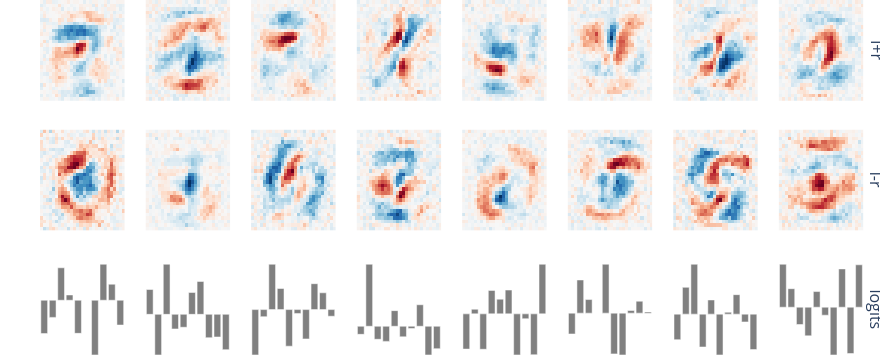

The cell this chart's notebook holds for it:
### Markdown cell above
### Visualizing neurons

Each neuron has a positive pattern ($L_r + R_r$), a negative pattern ($L_r - R_r$), and output weights ($D_r$). The `decompose` method returns these normalized and sorted by importance (the product of the factor norms).

### Code cell
plus, minus, down, sigma = sparse.decompose()
plus, minus, down, sigma = plus.cpu(), minus.cpu(), down.cpu(), sigma.cpu()

k = 8
fig = make_subplots(rows=3, cols=k, row_titles=["l+r", "l-r", "logits"], vertical_spacing=0.08)

for i in range(k):
    params = dict(showscale=False, colorscale="RdBu", zmid=0)
    fig.add_heatmap(z=plus[:, i].view(28, 28).flip(0), **params, row=1, col=i+1)
    fig.add_heatmap(z=minus[:, i].view(28, 28).flip(0), **params, row=2, col=i+1)
    fig.add_bar(y=down[:, i], marker_color=["gray"]*10, showlegend=False, row=3, col=i+1)

fig.update_xaxes(visible=False).update_yaxes(visible=False)
fig.update_layout(width=k*110, height=360, margin=dict(l=40, r=0, b=0, t=0), template="plotly_white")

### Figure 1 — Plotly figure (JSON) as saved in the notebook; plotly's stock layout.template omitted (floating-point values rounded to 4 significant figures; data arrays with more than 128 entries replaced by an {"elided": "..."} marker saying what was removed)
{"data": [{"colorscale": [[0, "rgb(103,0,31)"], [0.1, "rgb(178,24,43)"], [0.2, "rgb(214,96,77)"], [0.3, "rgb(244,165,130)"], [0.4, "rgb(253,219,199)"], [0.5, "rgb(247,247,247)"], [0.6, "rgb(209,229,240)"], [0.7, "rgb(146,197,222)"], [0.8, "rgb(67,147,195)"], [0.9, "rgb(33,102,172)"], [1, "rgb(5,48,97)"]], "showscale": false, "type": "heatmap", "xaxis": "x", "yaxis": "y", "z": {"elided": "28x28 float values"}, "zmid": 0}, {"colorscale": [[0, "rgb(103,0,31)"], [0.1, "rgb(178,24,43)"], [0.2, "rgb(214,96,77)"], [0.3, "rgb(244,165,130)"], [0.4, "rgb(253,219,199)"], [0.5, "rgb(247,247,247)"], [0.6, "rgb(209,229,240)"], [0.7, "rgb(146,197,222)"], [0.8, "rgb(67,147,195)"], [0.9, "rgb(33,102,172)"], [1, "rgb(5,48,97)"]], "showscale": false, "type": "heatmap", "xaxis": "x9", "yaxis": "y9", "z": {"elided": "28x28 float values"}, "zmid": 0}, {"marker": {"color": ["gray", "gray", "gray", "gray", "gray", "gray", "gray", "gray", "gray", "gray"]}, "showlegend": false, "type": "bar", "xaxis": "x17", "y": [-0.3567, -0.1834, 0.3469, 0.05634, -0.354, 0.0003129, -0.5851, 0.3849, 0.1715, -0.2652], "yaxis": "y17"}, {"colorscale": [[0, "rgb(103,0,31)"], [0.1, "rgb(178,24,43)"], [0.2, "rgb(214,96,77)"], [0.3, "rgb(244,165,130)"], [0.4, "rgb(253,219,199)"], [0.5, "rgb(247,247,247)"], [0.6, "rgb(209,229,240)"], [0.7, "rgb(146,197,222)"], [0.8, "rgb(67,147,195)"], [0.9, "rgb(33,102,172)"], [1, "rgb(5,48,97)"]], "showscale": false, "type": "heatmap", "xaxis": "x2", "yaxis": "y2", "z": {"elided": "28x28 float values"}, "zmid": 0}, {"colorscale": [[0, "rgb(103,0,31)"], [0.1, "rgb(178,24,43)"], [0.2, "rgb(214,96,77)"], [0.3, "rgb(244,165,130)"], [0.4, "rgb(253,219,199)"], [0.5, "rgb(247,247,247)"], [0.6, "rgb(209,229,240)"], [0.7, "rgb(146,197,222)"], [0.8, "rgb(67,147,195)"], [0.9, "rgb(33,102,172)"], [1, "rgb(5,48,97)"]], "showscale": false, "type": "heatmap", "xaxis": "x10", "yaxis": "y10", "z": {"elided": "28x28 float values"}, "zmid": 0}, {"marker": {"color": ["gray", "gray", "gray", "gray", "gray", "gray", "gray", "gray", "gray", "gray"]}, "showlegend": false, "type": "bar", "xaxis": "x18", "y": [0.2613, -0.4275, 0.5274, -0.1537, -0.136, 0.2301, 0.3465, -0.246, -0.2383, -0.3719], "yaxis": "y18"}, {"colorscale": [[0, "rgb(103,0,31)"], [0.1, "rgb(178,24,43)"], [0.2, "rgb(214,96,77)"], [0.3, "rgb(244,165,130)"], [0.4, "rgb(253,219,199)"], [0.5, "rgb(247,247,247)"], [0.6, "rgb(209,229,240)"], [0.7, "rgb(146,197,222)"], [0.8, "rgb(67,147,195)"], [0.9, "rgb(33,102,172)"], [1, "rgb(5,48,97)"]], "showscale": false, "type": "heatmap", "xaxis": "x3", "yaxis": "y3", "z": {"elided": "28x28 float values"}, "zmid": 0}, {"colorscale": [[0, "rgb(103,0,31)"], [0.1, "rgb(178,24,43)"], [0.2, "rgb(214,96,77)"], [0.3, "rgb(244,165,130)"], [0.4, "rgb(253,219,199)"], [0.5, "rgb(247,247,247)"], [0.6, "rgb(209,229,240)"], [0.7, "rgb(146,197,222)"], [0.8, "rgb(67,147,195)"], [0.9, "rgb(33,102,172)"], [1, "rgb(5,48,97)"]], "showscale": false, "type": "heatmap", "xaxis": "x11", "yaxis": "y11", "z": {"elided": "28x28 float values"}, "zmid": 0}, {"marker": {"color": ["gray", "gray", "gray", "gray", "gray", "gray", "gray", "gray", "gray", "gray"]}, "showlegend": false, "type": "bar", "xaxis": "x19", "y": [-0.5129, -0.08032, 0.5129, 0.2386, -0.4137, -0.0435, -0.3317, 0.2929, 0.1898, -0.07483], "yaxis": "y19"}, {"colorscale": [[0, "rgb(103,0,31)"], [0.1, "rgb(178,24,43)"], [0.2, "rgb(214,96,77)"], [0.3, "rgb(244,165,130)"], [0.4, "rgb(253,219,199)"], [0.5, "rgb(247,247,247)"], [0.6, "rgb(209,229,240)"], [0.7, "rgb(146,197,222)"], [0.8, "rgb(67,147,195)"], [0.9, "rgb(33,102,172)"], [1, "rgb(5,48,97)"]], "showscale": false, "type": "heatmap", "xaxis": "x4", "yaxis": "y4", "z": {"elided": "28x28 float values"}, "zmid": 0}, {"colorscale": [[0, "rgb(103,0,31)"], [0.1, "rgb(178,24,43)"], [0.2, "rgb(214,96,77)"], [0.3, "rgb(244,165,130)"], [0.4, "rgb(253,219,199)"], [0.5, "rgb(247,247,247)"], [0.6, "rgb(209,229,240)"], [0.7, "rgb(146,197,222)"], [0.8, "rgb(67,147,195)"], [0.9, "rgb(33,102,172)"], [1, "rgb(5,48,97)"]], "showscale": false, "type": "heatmap", "xaxis": "x12", "yaxis": "y12", "z": {"elided": "28x28 float values"}, "zmid": 0}, {"marker": {"color": ["gray", "gray", "gray", "gray", "gray", "gray", "gray", "gray", "gray", "gray"]}, "showlegend": false, "type": "bar", "xaxis": "x20", "y": [-0.1005, 0.7717, -0.1619, -0.1881, 0.1944, -0.1318, -0.0277, 0.2676, -0.3571, -0.2789], "yaxis": "y20"}, {"colorscale": [[0, "rgb(103,0,31)"], [0.1, "rgb(178,24,43)"], [0.2, "rgb(214,96,77)"], [0.3, "rgb(244,165,130)"], [0.4, "rgb(253,219,199)"], [0.5, "rgb(247,247,247)"], [0.6, "rgb(209,229,240)"], [0.7, "rgb(146,197,222)"], [0.8, "rgb(67,147,195)"], [0.9, "rgb(33,102,172)"], [1, "rgb(5,48,97)"]], "showscale": false, "type": "heatmap", "xaxis": "x5", "yaxis": "y5", "z": {"elided": "28x28 float values"}, "zmid": 0}, {"colorscale": [[0, "rgb(103,0,31)"], [0.1, "rgb(178,24,43)"], [0.2, "rgb(214,96,77)"], [0.3, "rgb(244,165,130)"], [0.4, "rgb(253,219,199)"], [0.5, "rgb(247,247,247)"], [0.6, "rgb(209,229,240)"], [0.7, "rgb(146,197,222)"], [0.8, "rgb(67,147,195)"], [0.9, "rgb(33,102,172)"], [1, "rgb(5,48,97)"]], "showscale": false, "type": "heatmap", "xaxis": "x13", "yaxis": "y13", "z": {"elided": "28x28 float values"}, "zmid": 0}, {"marker": {"color": ["gray", "gray", "gray", "gray", "gray", "gray", "gray", "gray", "gray", "gray"]}, "showlegend": false, "type": "bar", "xaxis": "x21", "y": [-0.3576, 0.04702, -0.3597, 0.2381, 0.1493, 0.2417, -0.4173, -0.04929, -0.4154, 0.504], "yaxis": "y21"}, {"colorscale": [[0, "rgb(103,0,31)"], [0.1, "rgb(178,24,43)"], [0.2, "rgb(214,96,77)"], [0.3, "rgb(244,165,130)"], [0.4, "rgb(253,219,199)"], [0.5, "rgb(247,247,247)"], [0.6, "rgb(209,229,240)"], [0.7, "rgb(146,197,222)"], [0.8, "rgb(67,147,195)"], [0.9, "rgb(33,102,172)"], [1, "rgb(5,48,97)"]], "showscale": false, "type": "heatmap", "xaxis": "x6", "yaxis": "y6", "z": {"elided": "28x28 float values"}, "zmid": 0}, {"colorscale": [[0, "rgb(103,0,31)"], [0.1, "rgb(178,24,43)"], [0.2, "rgb(214,96,77)"], [0.3, "rgb(244,165,130)"], [0.4, "rgb(253,219,199)"], [0.5, "rgb(247,247,247)"], [0.6, "rgb(209,229,240)"], [0.7, "rgb(146,197,222)"], [0.8, "rgb(67,147,195)"], [0.9, "rgb(33,102,172)"], [1, "rgb(5,48,97)"]], "showscale": false, "type": "heatmap", "xaxis": "x14", "yaxis": "y14", "z": {"elided": "28x28 float values"}, "zmid": 0}, {"marker": {"color": ["gray", "gray", "gray", "gray", "gray", "gray", "gray", "gray", "gray", "gray"]}, "showlegend": false, "type": "bar", "xaxis": "x22", "y": [-0.2378, 0.3789, 0.1552, -0.001933, 0.5584, -0.4651, -0.4773, 0.03059, 0.1365, 0.01411], "yaxis": "y22"}, {"colorscale": [[0, "rgb(103,0,31)"], [0.1, "rgb(178,24,43)"], [0.2, "rgb(214,96,77)"], [0.3, "rgb(244,165,130)"], [0.4, "rgb(253,219,199)"], [0.5, "rgb(247,247,247)"], [0.6, "rgb(209,229,240)"], [0.7, "rgb(146,197,222)"], [0.8, "rgb(67,147,195)"], [0.9, "rgb(33,102,172)"], [1, "rgb(5,48,97)"]], "showscale": false, "type": "heatmap", "xaxis": "x7", "yaxis": "y7", "z": {"elided": "28x28 float values"}, "zmid": 0}, {"colorscale": [[0, "rgb(103,0,31)"], [0.1, "rgb(178,24,43)"], [0.2, "rgb(214,96,77)"], [0.3, "rgb(244,165,130)"], [0.4, "rgb(253,219,199)"], [0.5, "rgb(247,247,247)"], [0.6, "rgb(209,229,240)"], [0.7, "rgb(146,197,222)"], [0.8, "rgb(67,147,195)"], [0.9, "rgb(33,102,172)"], [1, "rgb(5,48,97)"]], "showscale": false, "type": "heatmap", "xaxis": "x15", "yaxis": "y15", "z": {"elided": "28x28 float values"}, "zmid": 0}, {"marker": {"color": ["gray", "gray", "gray", "gray", "gray", "gray", "gray", "gray", "gray", "gray"]}, "showlegend": false, "type": "bar", "xaxis": "x23", "y": [-0.2768, 0.2907, 0.5409, -0.3563, 0.1536, -0.4426, 0.0201, 0.2111, -0.08459, -0.3844], "yaxis": "y23"}, {"colorscale": [[0, "rgb(103,0,31)"], [0.1, "rgb(178,24,43)"], [0.2, "rgb(214,96,77)"], [0.3, "rgb(244,165,130)"], [0.4, "rgb(253,219,199)"], [0.5, "rgb(247,247,247)"], [0.6, "rgb(209,229,240)"], [0.7, "rgb(146,197,222)"], [0.8, "rgb(67,147,195)"], [0.9, "rgb(33,102,172)"], [1, "rgb(5,48,97)"]], "showscale": false, "type": "heatmap", "xaxis": "x8", "yaxis": "y8", "z": {"elided": "28x28 float values"}, "zmid": 0}, {"colorscale": [[0, "rgb(103,0,31)"], [0.1, "rgb(178,24,43)"], [0.2, "rgb(214,96,77)"], [0.3, "rgb(244,165,130)"], [0.4, "rgb(253,219,199)"], [0.5, "rgb(247,247,247)"], [0.6, "rgb(209,229,240)"], [0.7, "rgb(146,197,222)"], [0.8, "rgb(67,147,195)"], [0.9, "rgb(33,102,172)"], [1, "rgb(5,48,97)"]], "showscale": false, "type": "heatmap", "xaxis": "x16", "yaxis": "y16", "z": {"elided": "28x28 float values"}, "zmid": 0}, {"marker": {"color": ["gray", "gray", "gray", "gray", "gray", "gray", "gray", "gray", "gray", "gray"]}, "showlegend": false, "type": "bar", "xaxis": "x24", "y": [0.4041, 0.1741, -0.1628, -0.2696, 0.1471, -0.07516, -0.4491, 0.36, -0.4355, 0.3988], "yaxis": "y24"}], "layout": {"annotations": [{"font": {"size": 16}, "showarrow": false, "text": "l+r", "textangle": 90, "x": 0.98, "xanchor": "left", "xref": "paper", "y": 0.86, "yanchor": "middle", "yref": "paper"}, {"font": {"size": 16}, "showarrow": false, "text": "l-r", "textangle": 90, "x": 0.98, "xanchor": "left", "xref": "paper", "y": 0.5, "yanchor": "middle", "yref": "paper"}, {"font": {"size": 16}, "showarrow": false, "text": "logits", "textangle": 90, "x": 0.98, "xanchor": "left", "xref": "paper", "y": 0.14, "yanchor": "middle", "yref": "paper"}], "height": 360, "margin": {"b": 0, "l": 40, "r": 0, "t": 0}, "width": 880, "xaxis": {"anchor": "y", "domain": [0, 0.1006], "visible": false}, "xaxis10": {"anchor": "y10", "domain": [0.1256, 0.2262], "visible": false}, "xaxis11": {"anchor": "y11", "domain": [0.2512, 0.3519], "visible": false}, "xaxis12": {"anchor": "y12", "domain": [0.3769, 0.4775], "visible": false}, "xaxis13": {"anchor": "y13", "domain": [0.5025, 0.6031], "visible": false}, "xaxis14": {"anchor": "y14", "domain": [0.6281, 0.7287], "visible": false}, "xaxis15": {"anchor": "y15", "domain": [0.7538, 0.8544], "visible": false}, "xaxis16": {"anchor": "y16", "domain": [0.8794, 0.98], "visible": false}, "xaxis17": {"anchor": "y17", "domain": [0, 0.1006], "visible": false}, "xaxis18": {"anchor": "y18", "domain": [0.1256, 0.2262], "visible": false}, "xaxis19": {"anchor": "y19", "domain": [0.2512, 0.3519], "visible": false}, "xaxis2": {"anchor": "y2", "domain": [0.1256, 0.2262], "visible": false}, "xaxis20": {"anchor": "y20", "domain": [0.3769, 0.4775], "visible": false}, "xaxis21": {"anchor": "y21", "domain": [0.5025, 0.6031], "visible": false}, "xaxis22": {"anchor": "y22", "domain": [0.6281, 0.7287], "visible": false}, "xaxis23": {"anchor": "y23", "domain": [0.7538, 0.8544], "visible": false}, "xaxis24": {"anchor": "y24", "domain": [0.8794, 0.98], "visible": false}, "xaxis3": {"anchor": "y3", "domain": [0.2512, 0.3519], "visible": false}, "xaxis4": {"anchor": "y4", "domain": [0.3769, 0.4775], "visible": false}, "xaxis5": {"anchor": "y5", "domain": [0.5025, 0.6031], "visible": false}, "xaxis6": {"anchor": "y6", "domain": [0.6281, 0.7287], "visible": false}, "xaxis7": {"anchor": "y7", "domain": [0.7538, 0.8544], "visible": false}, "xaxis8": {"anchor": "y8", "domain": [0.8794, 0.98], "visible": false}, "xaxis9": {"anchor": "y9", "domain": [0, 0.1006], "visible": false}, "yaxis": {"anchor": "x", "domain": [0.72, 1], "visible": false}, "yaxis10": {"anchor": "x10", "domain": [0.36, 0.64], "visible": false}, "yaxis11": {"anchor": "x11", "domain": [0.36, 0.64], "visible": false}, "yaxis12": {"anchor": "x12", "domain": [0.36, 0.64], "visible": false}, "yaxis13": {"anchor": "x13", "domain": [0.36, 0.64], "visible": false}, "yaxis14": {"anchor": "x14", "domain": [0.36, 0.64], "visible": false}, "yaxis15": {"anchor": "x15", "domain": [0.36, 0.64], "visible": false}, "yaxis16": {"anchor": "x16", "domain": [0.36, 0.64], "visible": false}, "yaxis17": {"anchor": "x17", "domain": [0, 0.28], "visible": false}, "yaxis18": {"anchor": "x18", "domain": [0, 0.28], "visible": false}, "yaxis19": {"anchor": "x19", "domain": [0, 0.28], "visible": false}, "yaxis2": {"anchor": "x2", "domain": [0.72, 1], "visible": false}, "yaxis20": {"anchor": "x20", "domain": [0, 0.28], "visible": false}, "yaxis21": {"anchor": "x21", "domain": [0, 0.28], "visible": false}, "yaxis22": {"anchor": "x22", "domain": [0, 0.28], "visible": false}, "yaxis23": {"anchor": "x23", "domain": [0, 0.28], "visible": false}, "yaxis24": {"anchor": "x24", "domain": [0, 0.28], "visible": false}, "yaxis3": {"anchor": "x3", "domain": [0.72, 1], "visible": false}, "yaxis4": {"anchor": "x4", "domain": [0.72, 1], "visible": false}, "yaxis5": {"anchor": "x5", "domain": [0.72, 1], "visible": false}, "yaxis6": {"anchor": "x6", "domain": [0.72, 1], "visible": false}, "yaxis7": {"anchor": "x7", "domain": [0.72, 1], "visible": false}, "yaxis8": {"anchor": "x8", "domain": [0.72, 1], "visible": false}, "yaxis9": {"anchor": "x9", "domain": [0.36, 0.64], "visible": false}}}
